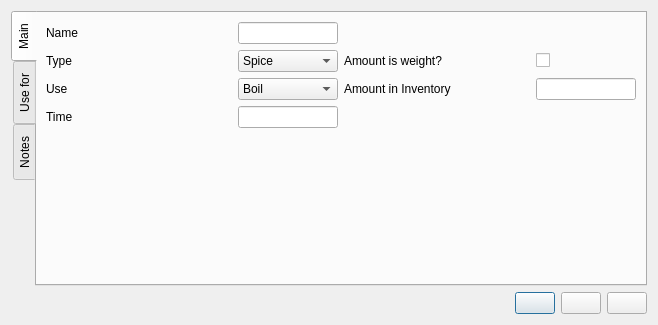
<?xml version="1.0" encoding="UTF-8"?>
<ui version="4.0">
 <class>miscEditor</class>
 <widget class="QDialog" name="miscEditor">
  <property name="geometry">
   <rect>
    <x>0</x>
    <y>0</y>
    <width>658</width>
    <height>325</height>
   </rect>
  </property>
  <property name="windowTitle">
   <string>Misc Editor</string>
  </property>
  <property name="configSection" stdset="0">
   <string notr="true">miscEditor</string>
  </property>
  <layout class="QVBoxLayout" name="verticalLayout">
   <item>
    <widget class="QTabWidget" name="tabWidget_editor">
     <property name="tabPosition">
      <enum>QTabWidget::West</enum>
     </property>
     <property name="currentIndex">
      <number>0</number>
     </property>
     <property name="usesScrollButtons">
      <bool>false</bool>
     </property>
     <widget class="QWidget" name="tab_main">
      <attribute name="title">
       <string>Main</string>
      </attribute>
      <layout class="QGridLayout" name="gridLayout">
       <item row="5" column="1">
        <widget class="SmartLineEdit" name="lineEdit_time">
         <property name="sizePolicy">
          <sizepolicy hsizetype="Fixed" vsizetype="Fixed">
           <horstretch>100</horstretch>
           <verstretch>0</verstretch>
          </sizepolicy>
         </property>
         <property name="minimumSize">
          <size>
           <width>100</width>
           <height>0</height>
          </size>
         </property>
         <property name="maximumSize">
          <size>
           <width>100</width>
           <height>16777215</height>
          </size>
         </property>
         <property name="toolTip">
          <string>Time</string>
         </property>
        </widget>
       </item>
       <item row="2" column="0">
        <widget class="QLabel" name="label_type">
         <property name="sizePolicy">
          <sizepolicy hsizetype="Expanding" vsizetype="Fixed">
           <horstretch>0</horstretch>
           <verstretch>0</verstretch>
          </sizepolicy>
         </property>
         <property name="text">
          <string>Type</string>
         </property>
         <property name="alignment">
          <set>Qt::AlignLeading|Qt::AlignLeft|Qt::AlignVCenter</set>
         </property>
         <property name="buddy">
          <cstring>comboBox_type</cstring>
         </property>
        </widget>
       </item>
       <item row="4" column="0">
        <widget class="QLabel" name="label_use">
         <property name="sizePolicy">
          <sizepolicy hsizetype="Preferred" vsizetype="Fixed">
           <horstretch>0</horstretch>
           <verstretch>0</verstretch>
          </sizepolicy>
         </property>
         <property name="text">
          <string>Use</string>
         </property>
         <property name="alignment">
          <set>Qt::AlignLeading|Qt::AlignLeft|Qt::AlignVCenter</set>
         </property>
         <property name="buddy">
          <cstring>comboBox_use</cstring>
         </property>
        </widget>
       </item>
       <item row="2" column="1">
        <widget class="QComboBox" name="comboBox_type">
         <property name="toolTip">
          <string>Type</string>
         </property>
         <item>
          <property name="text">
           <string>Spice</string>
          </property>
         </item>
         <item>
          <property name="text">
           <string>Fining</string>
          </property>
         </item>
         <item>
          <property name="text">
           <string>Water Agent</string>
          </property>
         </item>
         <item>
          <property name="text">
           <string>Herb</string>
          </property>
         </item>
         <item>
          <property name="text">
           <string>Flavor</string>
          </property>
         </item>
         <item>
          <property name="text">
           <string>Other</string>
          </property>
         </item>
        </widget>
       </item>
       <item row="5" column="0">
        <widget class="SmartLabel" name="label_time">
         <property name="sizePolicy">
          <sizepolicy hsizetype="Expanding" vsizetype="Fixed">
           <horstretch>0</horstretch>
           <verstretch>0</verstretch>
          </sizepolicy>
         </property>
         <property name="contextMenuPolicy">
          <enum>Qt::CustomContextMenu</enum>
         </property>
         <property name="text">
          <string>Time</string>
         </property>
         <property name="alignment">
          <set>Qt::AlignLeading|Qt::AlignLeft|Qt::AlignVCenter</set>
         </property>
         <property name="buddy">
          <cstring>lineEdit_time</cstring>
         </property>
        </widget>
       </item>
       <item row="0" column="1">
        <widget class="SmartLineEdit" name="lineEdit_name">
         <property name="sizePolicy">
          <sizepolicy hsizetype="Expanding" vsizetype="Fixed">
           <horstretch>100</horstretch>
           <verstretch>0</verstretch>
          </sizepolicy>
         </property>
         <property name="minimumSize">
          <size>
           <width>100</width>
           <height>0</height>
          </size>
         </property>
         <property name="maximumSize">
          <size>
           <width>100</width>
           <height>16777215</height>
          </size>
         </property>
         <property name="toolTip">
          <string>Name</string>
         </property>
        </widget>
       </item>
       <item row="4" column="1">
        <widget class="QComboBox" name="comboBox_use">
         <property name="toolTip">
          <string>Use</string>
         </property>
         <item>
          <property name="text">
           <string>Boil</string>
          </property>
         </item>
         <item>
          <property name="text">
           <string>Mash</string>
          </property>
         </item>
         <item>
          <property name="text">
           <string>Primary</string>
          </property>
         </item>
         <item>
          <property name="text">
           <string>Secondary</string>
          </property>
         </item>
         <item>
          <property name="text">
           <string>Bottling</string>
          </property>
         </item>
        </widget>
       </item>
       <item row="0" column="0">
        <widget class="QLabel" name="label_name">
         <property name="sizePolicy">
          <sizepolicy hsizetype="Expanding" vsizetype="Fixed">
           <horstretch>0</horstretch>
           <verstretch>0</verstretch>
          </sizepolicy>
         </property>
         <property name="text">
          <string>Name</string>
         </property>
         <property name="alignment">
          <set>Qt::AlignLeading|Qt::AlignLeft|Qt::AlignVCenter</set>
         </property>
         <property name="buddy">
          <cstring>lineEdit_name</cstring>
         </property>
        </widget>
       </item>
       <item row="6" column="1">
        <spacer name="verticalSpacer">
         <property name="orientation">
          <enum>Qt::Vertical</enum>
         </property>
         <property name="sizeHint" stdset="0">
          <size>
           <width>20</width>
           <height>40</height>
          </size>
         </property>
        </spacer>
       </item>
       <item row="4" column="2">
        <widget class="SmartLabel" name="label_inventory">
         <property name="contextMenuPolicy">
          <enum>Qt::CustomContextMenu</enum>
         </property>
         <property name="text">
          <string>Amount in Inventory</string>
         </property>
         <property name="buddy">
          <cstring>lineEdit_inventory</cstring>
         </property>
        </widget>
       </item>
       <item row="4" column="4">
        <widget class="SmartLineEdit" name="lineEdit_inventory">
         <property name="sizePolicy">
          <sizepolicy hsizetype="Maximum" vsizetype="Fixed">
           <horstretch>0</horstretch>
           <verstretch>0</verstretch>
          </sizepolicy>
         </property>
         <property name="maximumSize">
          <size>
           <width>100</width>
           <height>16777215</height>
          </size>
         </property>
         <property name="toolTip">
          <string>Amount in inventory</string>
         </property>
        </widget>
       </item>
       <item row="2" column="2">
        <widget class="QLabel" name="label_isWeight">
         <property name="sizePolicy">
          <sizepolicy hsizetype="Expanding" vsizetype="Preferred">
           <horstretch>0</horstretch>
           <verstretch>0</verstretch>
          </sizepolicy>
         </property>
         <property name="toolTip">
          <string>Check it if the amount listed is in kg instead of L.</string>
         </property>
         <property name="text">
          <string>Amount is weight?</string>
         </property>
         <property name="buddy">
          <cstring>checkBox_isWeight</cstring>
         </property>
        </widget>
       </item>
       <item row="2" column="4">
        <widget class="QCheckBox" name="checkBox_isWeight">
         <property name="sizePolicy">
          <sizepolicy hsizetype="Minimum" vsizetype="Fixed">
           <horstretch>0</horstretch>
           <verstretch>0</verstretch>
          </sizepolicy>
         </property>
         <property name="toolTip">
          <string>Checked if the given amount is weight instead of volume</string>
         </property>
         <property name="text">
          <string/>
         </property>
        </widget>
       </item>
      </layout>
     </widget>
     <widget class="QWidget" name="tab_usefor">
      <attribute name="title">
       <string>Use for</string>
      </attribute>
      <layout class="QHBoxLayout" name="horizontalLayout">
       <item>
        <widget class="QTextEdit" name="textEdit_useFor"/>
       </item>
      </layout>
     </widget>
     <widget class="QWidget" name="tab_notes">
      <attribute name="title">
       <string>Notes</string>
      </attribute>
      <layout class="QHBoxLayout" name="horizontalLayout_2">
       <item>
        <widget class="QTextEdit" name="textEdit_notes"/>
       </item>
      </layout>
     </widget>
    </widget>
   </item>
   <item>
    <layout class="QHBoxLayout" name="horizontalLayout_3">
     <item>
      <spacer name="horizontalSpacer">
       <property name="orientation">
        <enum>Qt::Horizontal</enum>
       </property>
       <property name="sizeHint" stdset="0">
        <size>
         <width>40</width>
         <height>20</height>
        </size>
       </property>
      </spacer>
     </item>
     <item>
      <widget class="QPushButton" name="pushButton_new">
       <property name="toolTip">
        <string>New misc</string>
       </property>
       <property name="text">
        <string/>
       </property>
       <property name="icon">
        <iconset resource="../brewken.qrc">
         <normaloff>:/images/smallPlus.svg</normaloff>:/images/smallPlus.svg</iconset>
       </property>
      </widget>
     </item>
     <item>
      <widget class="QPushButton" name="pushButton_save">
       <property name="toolTip">
        <string>Save and close</string>
       </property>
       <property name="text">
        <string/>
       </property>
       <property name="icon">
        <iconset resource="../brewken.qrc">
         <normaloff>:/images/filesave.svg</normaloff>:/images/filesave.svg</iconset>
       </property>
      </widget>
     </item>
     <item>
      <widget class="QPushButton" name="pushButton_cancel">
       <property name="toolTip">
        <string>Discard and close</string>
       </property>
       <property name="text">
        <string/>
       </property>
       <property name="icon">
        <iconset resource="../brewken.qrc">
         <normaloff>:/images/exit.svg</normaloff>:/images/exit.svg</iconset>
       </property>
      </widget>
     </item>
    </layout>
   </item>
  </layout>
 </widget>
 <customwidgets>
  <customwidget>
   <class>SmartLabel</class>
   <extends>QLabel</extends>
   <header>widgets/SmartLabel.h</header>
   <slots>
    <signal>changedSystemOfMeasurementOrScale(PreviousScaleInfo)</signal>
   </slots>
  </customwidget>
  <customwidget>
   <class>SmartLineEdit</class>
   <extends>QLineEdit</extends>
   <header>widgets/SmartLineEdit.h</header>
   <slots>
    <slot>lineChanged(PreviousScaleInfo)</slot>
   </slots>
  </customwidget>
 </customwidgets>
 <tabstops>
  <tabstop>tabWidget_editor</tabstop>
  <tabstop>lineEdit_name</tabstop>
  <tabstop>comboBox_type</tabstop>
  <tabstop>comboBox_use</tabstop>
  <tabstop>lineEdit_time</tabstop>
  <tabstop>lineEdit_inventory</tabstop>
  <tabstop>pushButton_new</tabstop>
  <tabstop>pushButton_save</tabstop>
  <tabstop>pushButton_cancel</tabstop>
  <tabstop>textEdit_useFor</tabstop>
  <tabstop>textEdit_notes</tabstop>
 </tabstops>
 <resources>
  <include location="../brewken.qrc"/>
 </resources>
</ui>
